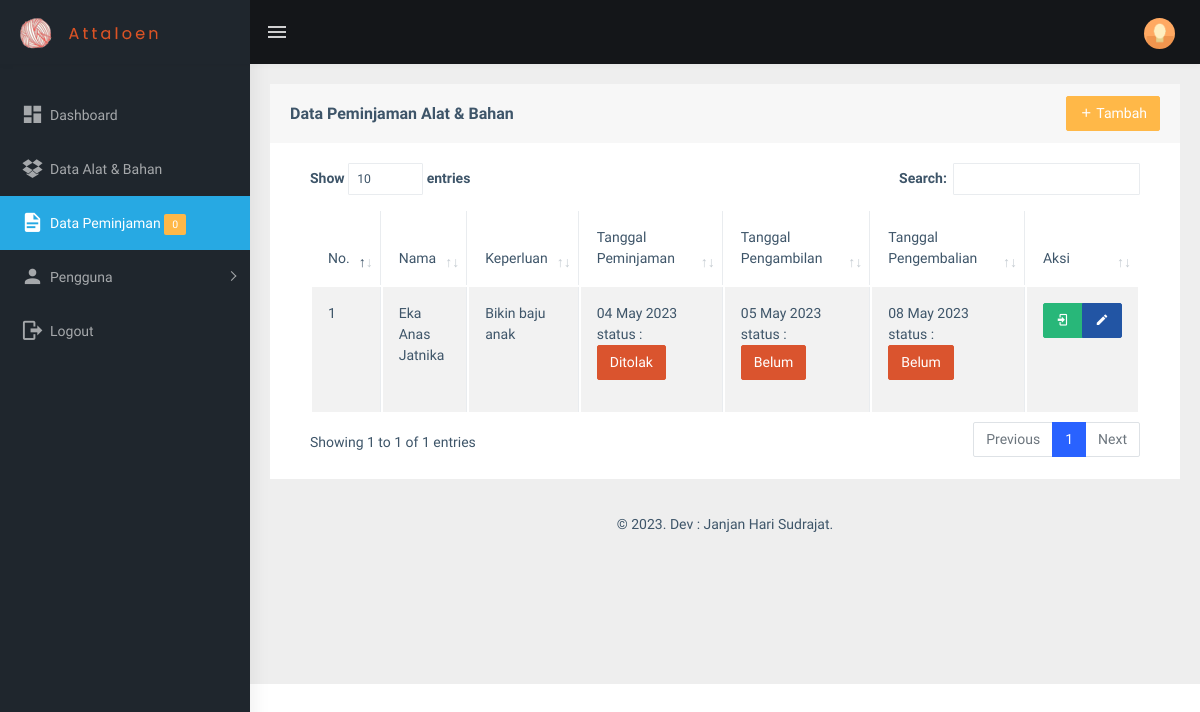
/view_peminjaman/peminjaman.php (signed in), run on an earlier commit of the app's database.
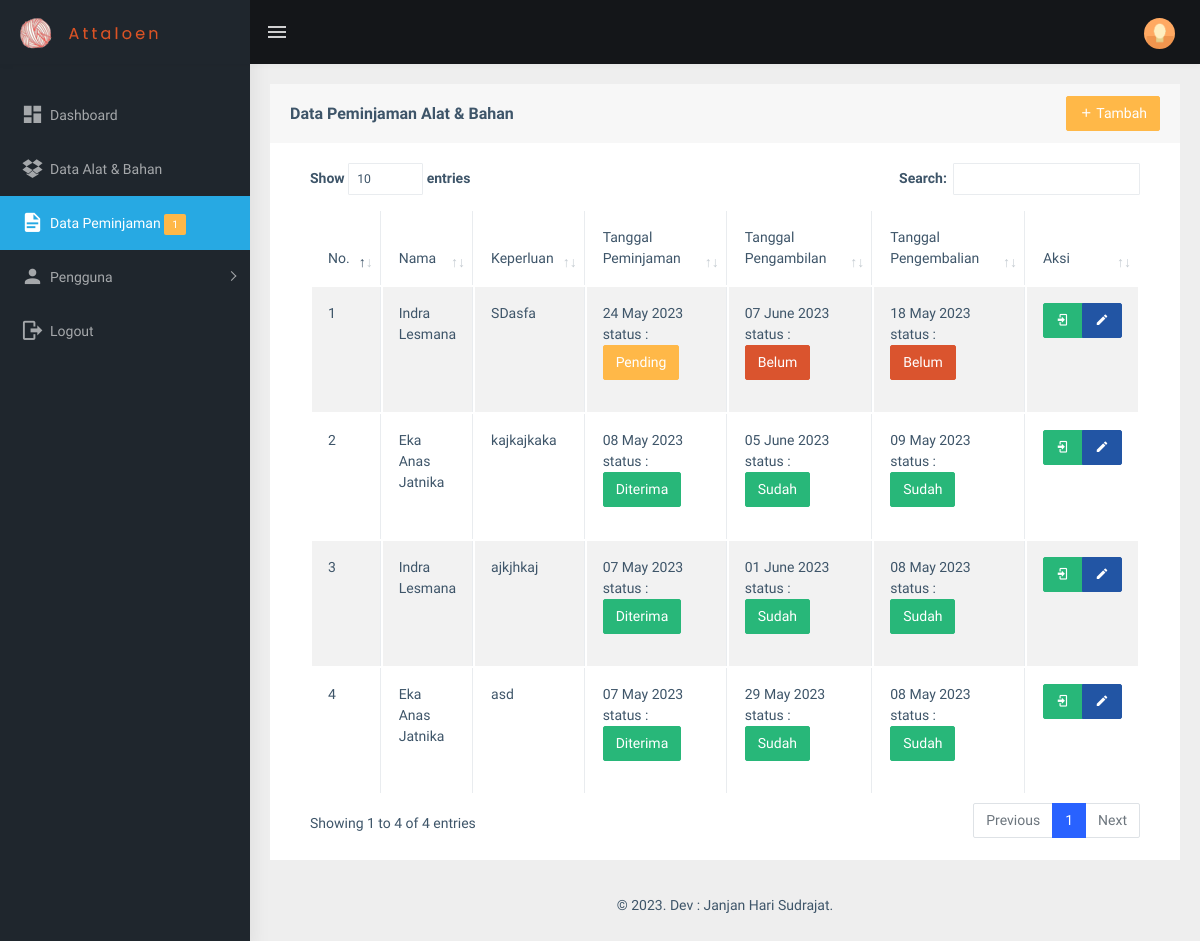
And on a later commit of the database.
### tables this page shows
CREATE TABLE `peminjaman` (
  `id_peminjaman` int(11) NOT NULL,
  `id_karyawan` int(11) NOT NULL,
  `keperluan` text NOT NULL,
  `tanggal_peminjaman` date NOT NULL,
  `tanggal_pengambilan` date NOT NULL,
  `tanggal_pengembalian` date NOT NULL,
  `status_peminjaman` int(11) NOT NULL,
  `status_pengambilan` int(11) NOT NULL,
  `status_pengembalian` int(11) NOT NULL
);

CREATE TABLE `users` (
  `id_user` int(11) NOT NULL,
  `nama` varchar(255) NOT NULL,
  `username` varchar(255) NOT NULL,
  `email` varchar(255) NOT NULL,
  `password` varchar(255) NOT NULL,
  `phone` varchar(40) NOT NULL,
  `image` varchar(255) NOT NULL,
  `role_id` int(10) NOT NULL,
  `date_created` date NOT NULL,
  `is_active` int(10) NOT NULL
);

### functions.php (called while the page is built, shortened)
<?php
$conn = mysqli_connect("localhost", "root", "", "db_sippa");
function query($query)
{
    global $conn;
    $result = mysqli_query($conn, $query);
    $rows = [];
    while ($row = mysqli_fetch_assoc($result)) {
        $rows[] = $row;
    }
    return $rows;
}

### view_peminjaman/peminjaman.php (the view, shortened to what the changed rows need)
<?php
include "../templates/header.php";
$peminjaman = query(
    "SELECT * FROM peminjaman
    INNER JOIN users ON peminjaman.id_karyawan = users.id_user
    ORDER BY id_peminjaman DESC"
);
?>
<div class="page-wrapper">
    <div class="container-fluid">
        <div class="row">
            <div class="col-md-12">
                <div class="card">
                    <div class="card-body">
                        <div class="table-responsive">
                            <table id="zero_config" class="table table-striped table-bordered">
                                <thead>
                                    <tr>
                                        <th>No.</th>
                                        <th>Nama</th>
                                        <th>Keperluan</th>
                                        <th style="width: 500pt;">Tanggal Peminjaman</th>
                                        <th style="width: 500pt;">Tanggal Pengambilan</th>
                                        <th style="width: 500pt;">Tanggal Pengembalian</th>
                                        <th>Aksi</th>
                                    </tr>
                                </thead>
                                <tbody>
                                    <?php $i = 1; ?>
                                    <?php foreach ($peminjaman as $p): ?>
                                        <tr>
                                            <td>
                                                <?= $i; ?>
                                            </td>
                                            <td>
                                                <?= $p["nama"]; ?>
                                            </td>
                                            <td>
                                                <?= $p["keperluan"]; ?>
                                            </td>
                                            <td>
                                                <?= date('d F Y', strtotime($p["tanggal_peminjaman"])); ?>
                                                <p>status : <br>
                                                    <a
                                                        href="status_peminjaman.php?id_peminjaman=<?= $p["id_peminjaman"] ?>">
                                                        <?php if ($p["status_peminjaman"] == 1): ?>
                                                            <span class="btn btn-success text-white">Diterima</span>
                                                        <?php elseif ($p["status_peminjaman"] == 2): ?>
                                                            <span class="btn btn-warning">Pending</span>
                                                        <?php else: ?>
                                                            <span class="btn btn-danger">Ditolak</span>
                                                        <?php endif; ?>
                                                    </a>
                                                </p>
                                            </td>
                                            <td>
                                                <?= date('d F Y', strtotime($p["tanggal_pengambilan"])); ?>
                                                <p>status : <br>
                                                    <a
                                                        href="status_pengambilan.php?id_peminjaman=<?= $p["id_peminjaman"] ?>">
                                                        <?php if ($p["status_pengambilan"] == 1): ?>
                                                            <span class="btn btn-success text-white">Sudah</span>
                                                        <?php else: ?>
                                                            <span class="btn btn-danger">Belum</span>
                                                        <?php endif; ?>
                                                    </a>
                                                </p>
                                            </td>
                                            <td>
                                                <?= date('d F Y', strtotime($p["tanggal_pengembalian"])); ?>
                                                <p>status : <br>
                                                    <a
                                                        href="status_pengembalian.php?id_peminjaman=<?= $p["id_peminjaman"] ?>">
                                                        <?php if ($p["status_pengembalian"] == 1): ?>
                                                            <span class="btn btn-success text-white">Sudah</span>
                                                        <?php else: ?>
                                                            <span class="btn btn-danger">Belum</span>
                                                        <?php endif; ?>
                                                    </a>
                                                </p>
                                            </td>
                                            <td>
                                                <div class="btn-group btn-group-toggle" data-toggle="buttons">
                                                    <a href="peminjaman_detail.php?id_peminjaman=<?= $p["id_peminjaman"] ?>"
                                                        class="btn btn-success text-white"><i class="mdi mdi-login"></i></a>
                                                    <a href="peminjaman_edit.php?id_peminjaman=<?= $p["id_peminjaman"] ?>"
                                                        class="btn btn-info text-white"><i class="mdi mdi-pencil"></i></a>
                                                </div>
                                            </td>
                                        </tr>
                                        <?php $i++; ?>
                                    <?php endforeach; ?>
                            </table>
                        </div>
                    </div>
                </div>
            </div>
        </div>
        <?php
        include "../templates/footer.php";
        ?>

### templates/sidebar.php (shortened to what the changed rows need)
<?php
$peminjaman_pending = query("SELECT * FROM peminjaman WHERE status_peminjaman = 2");
$total_peminjaman_pending = count($peminjaman_pending);
?>
<aside class="left-sidebar" data-sidebarbg="skin5">
    <div class="scroll-sidebar">
        <nav class="sidebar-nav">
            <ul id="sidebarnav" class="pt-4">
                <li class="sidebar-item">
                    <a class="sidebar-link waves-effect waves-dark sidebar-link" href="../view_admin/dashboard.php"
                        aria-expanded="false"><i class="mdi mdi-view-dashboard"></i><span
                            class="hide-menu">Dashboard</span></a>
                </li>
                <li class="sidebar-item">
                    <a class="sidebar-link waves-effect waves-dark sidebar-link"
                        href="../view_alat_bahan/alat_bahan.php" aria-expanded="false"><i
                            class="mdi mdi-dropbox"></i><span class="hide-menu">Data Alat &
                            Bahan</span></a>
                </li>
                <li class="sidebar-item">
                    <a class="sidebar-link waves-effect waves-dark sidebar-link"
                        href="../view_peminjaman/peminjaman.php" aria-expanded="false"><i
                            class="mdi mdi-file-document"></i><span class="hide-menu">Data
                            Peminjaman <span class="badge bg-warning px-2 py-1">
                                <?= $total_peminjaman_pending; ?>
                            </span></span> </a>
                </li>
                <li class="sidebar-item">
                    <a class="sidebar-link has-arrow waves-effect waves-dark" href="javascript:void(0)"
                        aria-expanded="false"><i class="mdi mdi-account"></i><span class="hide-menu">Pengguna
                        </span></a>
                </li>
                <li class="sidebar-item">
                    <a class="sidebar-link waves-effect waves-dark sidebar-link" href="../logout.php"
                        onclick="return confirm('Yakin ingin keluar dari aplikasi?');"><i
                            class="mdi mdi-logout"></i><span class="hide-menu">Logout</span></a>
                </li>
            </ul>
        </nav>
    </div>
</aside>

What changed in the data, as far as the page shows it:
removed peminjaman: users.nama "Eka Anas Jatnika", keperluan "Bikin baju anak", tanggal_peminjaman "04 May 2023", shows "Ditolak", tanggal_pengambilan "05 May 2023", shows "Belum", tanggal_pengembalian "08 May 2023"
added peminjaman: users.nama "Indra Lesmana", keperluan "SDasfa", tanggal_peminjaman "24 May 2023", status_peminjaman "Pending", tanggal_pengambilan "07 June 2023", status_pengambilan "Belum", tanggal_pengembalian "18 May 2023", status_pengembalian "Belum"
added peminjaman: users.nama "Eka Anas Jatnika", keperluan "kajkajkaka", tanggal_peminjaman "08 May 2023", status_peminjaman "Diterima", tanggal_pengambilan "05 June 2023", status_pengambilan "Sudah", tanggal_pengembalian "09 May 2023", status_pengembalian "Sudah"
added peminjaman: users.nama "Indra Lesmana", keperluan "ajkjhkaj", tanggal_peminjaman "07 May 2023", status_peminjaman "Diterima", tanggal_pengambilan "01 June 2023", status_pengambilan "Sudah", tanggal_pengembalian "08 May 2023", status_pengembalian "Sudah"
added peminjaman: users.nama "Eka Anas Jatnika", keperluan "asd", tanggal_peminjaman "07 May 2023", status_peminjaman "Diterima", tanggal_pengambilan "29 May 2023", status_pengambilan "Sudah", tanggal_pengembalian "08 May 2023", status_pengembalian "Sudah"
Also different on the page:
$total_peminjaman_pending: "0" → "1"
text written by a page script: "Show entries Search: Showing 1 to 1 of 1 entries Previous 1 Next" → "Show entries Search: Showing 1 to 4 of 4 entries Previous 1 Next"
